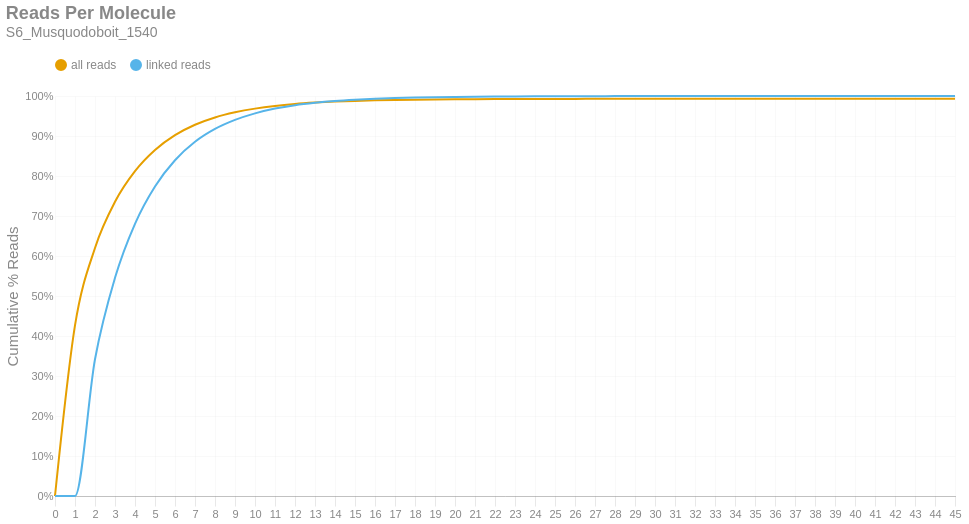

The code cell stored with this chart in its notebook:
### Markdown cell above
### Reads per Molecule
This chart shows the cumulative distribution of the number of reads per linked molecule. That is, how many alignments are associated with a unique molecule. This excludes the number of reads associated with invalid or absent linked-read barcodes. The `linked` histogram is the percentages recalculated when disregarding singletons.

### Code cell
if SKIPLR:
    print_html(f"Skipped")
else:
    counts = np.bincount(valids['reads'].cast(pl.Int64).to_numpy())
    weighted = counts * np.arange(len(counts))
    all_perc = weighted / n_reads
    linked_perc = weighted / n_linked_reads
    linked_perc[1] = 0
    binned_df = pl.DataFrame({
        'readsper': list(range(len(counts))),
        'all reads (cumsum)': np.cumsum(all_perc).tolist(),
        'linked reads (cumsum)': np.cumsum(linked_perc).tolist(),
    })

    with SafeRender(binned_df):
        (
            density_plot(binned_df, 'Reads Per Molecule', samplename, 'readspmol')
            .encode(
                x=alt.X('readsper:O', title=None).axis(labelAngle=0).scale(padding=0),
                y=alt.Y('value:Q', title='Cumulative % Reads').axis(format='%').stack(False),
                color=alt.Color("key:N").scale(domain=["all reads", "linked reads"]),
                tooltip=[
                    alt.Tooltip("key:N", title="Data Type"),
                    alt.Tooltip("readsper:O", title="Reads Per Molecule"),
                    alt.Tooltip("value:Q", format=".2%", title="% Reads (Cum.)")
                ]            
            )
        ).display()

### Figure 1 — Vega-Lite specification as saved in the notebook (floating-point values rounded to 4 significant figures)
{"width": "container", "height": 400, "config": {"title": {"anchor": "start", "dy": -15, "fontSize": 18, "color": "#888888", "subtitleColor": "#888888", "subtitleFontSize": 14}, "arc": {"fill": "#0072B2"}, "axis": {"domainColor": "#888888", "domainWidth": 0.5, "gridWidth": 0.2, "grid": false, "titleFontWeight": 400, "titleFontSize": 15, "labelFontSize": 11, "labelColor": "#888888", "tickColor": "#888888", "tickWidth": 0.2, "titleColor": "#888888"}, "axisBand": {"grid": false}, "axisX": {"grid": true, "tickSize": 10, "domainCap": "round"}, "axisY": {"domain": false, "grid": true, "tickSize": 0, "domainCap": "round"}, "background": "transparent", "header": {"labelFontSize": 15, "labelColor": "#888888", "titleFontSize": 15, "titleFontWeight": 600, "titleColor": "#888888"}, "legend": {"labelFont": "sans-serif", "labelFontSize": 12, "labelColor": "#888888", "symbolSize": 100, "symbolType": "circle", "titleFontSize": 12, "titlePadding": 10, "titleColor": "#888888", "title": null, "orient": "top"}, "range": {"category": ["#E69F00", "#56B4E9", "#009E73", "#F0E442", "#0072B2", "#D55E00", "#CC79A7", "#000000"], "diverging": ["#cfe8f3", "#a2d4ec", "#73bfe2", "#46abdb", "#1696d2", "#12719e"]}, "area": {"fill": "#0072B2", "fillOpacity": 0.7, "line": true, "strokeOpacity": 0.7}, "line": {"color": "#0072B2", "stroke": "#0072B2", "strokeWidth": 2}, "trail": {"color": "#0072B2", "stroke": "#0072B2", "strokeWidth": 0, "size": 1}, "point": {"filled": true, "fillOpacity": 1.0, "size": 95}, "text": {"color": "#888888", "fontSize": 11, "align": "right", "fontWeight": 400, "size": 11}, "bar": {"fill": "#0072B2", "stroke": null}, "view": {"stroke": null, "continuousWidth": 660, "continuousHeight": 400}}, "data": {"name": "data-486792e4bb9c3f1afb4f46b3e102a683"}, "mark": {"type": "line", "interpolate": "monotone", "point": {"opacity": 0, "size": 275}}, "encoding": {"color": {"field": "key", "scale": {"domain": ["all reads", "linked reads"]}, "type": "nominal"}, "tooltip": [{"field": "key", "title": "Data Type", "type": "nominal"}, {"field": "readsper", "title": "Reads Per Molecule", "type": "ordinal"}, {"field": "value", "format": ".2%", "title": "% Reads (Cum.)", "type": "quantitative"}], "x": {"axis": {"labelAngle": 0}, "field": "readsper", "scale": {"padding": 0}, "title": null, "type": "ordinal"}, "y": {"axis": {"format": "%"}, "field": "value", "stack": false, "title": "Cumulative % Reads", "type": "quantitative"}}, "params": [{"name": "param_c36ac31b6afebe62", "select": {"type": "point", "fields": ["key"]}, "bind": "legend"}], "title": {"text": "Reads Per Molecule", "subtitle": "S6_Musquodoboit_1540"}, "transform": [{"fold": ["all reads (cumsum)", "linked reads (cumsum)"]}, {"calculate": "replace(datum.key, ' (cumsum)', '')", "as": "key"}, {"filter": {"param": "param_c36ac31b6afebe62"}}], "usermeta": {"embedOptions": {"downloadFileName": "S6_Musquodoboit_1540.readspmol"}}, "$schema": "https://vega.github.io/schema/vega-lite/v6.1.0.json", "datasets": {"data-486792e4bb9c3f1afb4f46b3e102a683": [{"readsper": 0, "all reads (cumsum)": 0.0, "linked reads (cumsum)": 0.0}, {"readsper": 1, "all reads (cumsum)": 0.4264, "linked reads (cumsum)": 0.0}, {"readsper": 2, "all reads (cumsum)": 0.6201, "linked reads (cumsum)": 0.3418}, {"readsper": 3, "all reads (cumsum)": 0.7355, "linked reads (cumsum)": 0.5454}, {"readsper": 4, "all reads (cumsum)": 0.812, "linked reads (cumsum)": 0.6805}, {"readsper": 5, "all reads (cumsum)": 0.865, "linked reads (cumsum)": 0.7739}, {"readsper": 6, "all reads (cumsum)": 0.9021, "linked reads (cumsum)": 0.8394}, {"readsper": 7, "all reads (cumsum)": 0.9281, "linked reads (cumsum)": 0.8854}, {"readsper": 8, "all reads (cumsum)": 0.9463, "linked reads (cumsum)": 0.9176}, {"readsper": 9, "all reads (cumsum)": 0.9591, "linked reads (cumsum)": 0.9402}, {"readsper": 10, "all reads (cumsum)": 0.9685, "linked reads (cumsum)": 0.9566}, {"readsper": 11, "all reads (cumsum)": 0.9752, "linked reads (cumsum)": 0.9685}, {"readsper": 12, "all reads (cumsum)": 0.9801, "linked reads (cumsum)": 0.9771}, {"readsper": 13, "all reads (cumsum)": 0.9834, "linked reads (cumsum)": 0.983}, {"readsper": 14, "all reads (cumsum)": 0.986, "linked reads (cumsum)": 0.9875}, {"readsper": 15, "all reads (cumsum)": 0.9878, "linked reads (cumsum)": 0.9907}, {"readsper": 16, "all reads (cumsum)": 0.9891, "linked reads (cumsum)": 0.9931}, {"readsper": 17, "all reads (cumsum)": 0.9901, "linked reads (cumsum)": 0.9947}, {"readsper": 18, "all reads (cumsum)": 0.9908, "linked reads (cumsum)": 0.996}, {"readsper": 19, "all reads (cumsum)": 0.9913, "linked reads (cumsum)": 0.9969}, {"readsper": 20, "all reads (cumsum)": 0.9917, "linked reads (cumsum)": 0.9977}, {"readsper": 21, "all reads (cumsum)": 0.9921, "linked reads (cumsum)": 0.9982}, {"readsper": 22, "all reads (cumsum)": 0.9923, "linked reads (cumsum)": 0.9987}, {"readsper": 23, "all reads (cumsum)": 0.9925, "linked reads (cumsum)": 0.999}, {"readsper": 24, "all reads (cumsum)": 0.9926, "linked reads (cumsum)": 0.9992}, {"readsper": 25, "all reads (cumsum)": 0.9927, "linked reads (cumsum)": 0.9994}, {"readsper": 26, "all reads (cumsum)": 0.9928, "linked reads (cumsum)": 0.9995}, {"readsper": 27, "all reads (cumsum)": 0.9928, "linked reads (cumsum)": 0.9996}, {"readsper": 28, "all reads (cumsum)": 0.9929, "linked reads (cumsum)": 0.9997}, {"readsper": 29, "all reads (cumsum)": 0.9929, "linked reads (cumsum)": 0.9998}, {"readsper": 30, "all reads (cumsum)": 0.9929, "linked reads (cumsum)": 0.9998}, {"readsper": 31, "all reads (cumsum)": 0.993, "linked reads (cumsum)": 0.9998}, {"readsper": 32, "all reads (cumsum)": 0.993, "linked reads (cumsum)": 0.9999}, {"readsper": 33, "all reads (cumsum)": 0.993, "linked reads (cumsum)": 0.9999}, {"readsper": 34, "all reads (cumsum)": 0.993, "linked reads (cumsum)": 0.9999}, {"readsper": 35, "all reads (cumsum)": 0.993, "linked reads (cumsum)": 0.9999}, {"readsper": 36, "all reads (cumsum)": 0.993, "linked reads (cumsum)": 0.9999}, {"readsper": 37, "all reads (cumsum)": 0.993, "linked reads (cumsum)": 0.9999}, {"readsper": 38, "all reads (cumsum)": 0.993, "linked reads (cumsum)": 0.9999}, {"readsper": 39, "all reads (cumsum)": 0.993, "linked reads (cumsum)": 0.9999}, {"readsper": 40, "all reads (cumsum)": 0.993, "linked reads (cumsum)": 1.0}, {"readsper": 41, "all reads (cumsum)": 0.993, "linked reads (cumsum)": 1.0}, {"readsper": 42, "all reads (cumsum)": 0.993, "linked reads (cumsum)": 1.0}, {"readsper": 43, "all reads (cumsum)": 0.9931, "linked reads (cumsum)": 1.0}, {"readsper": 44, "all reads (cumsum)": 0.9931, "linked reads (cumsum)": 1.0}, {"readsper": 45, "all reads (cumsum)": 0.9931, "linked reads (cumsum)": 1.0}]}}
